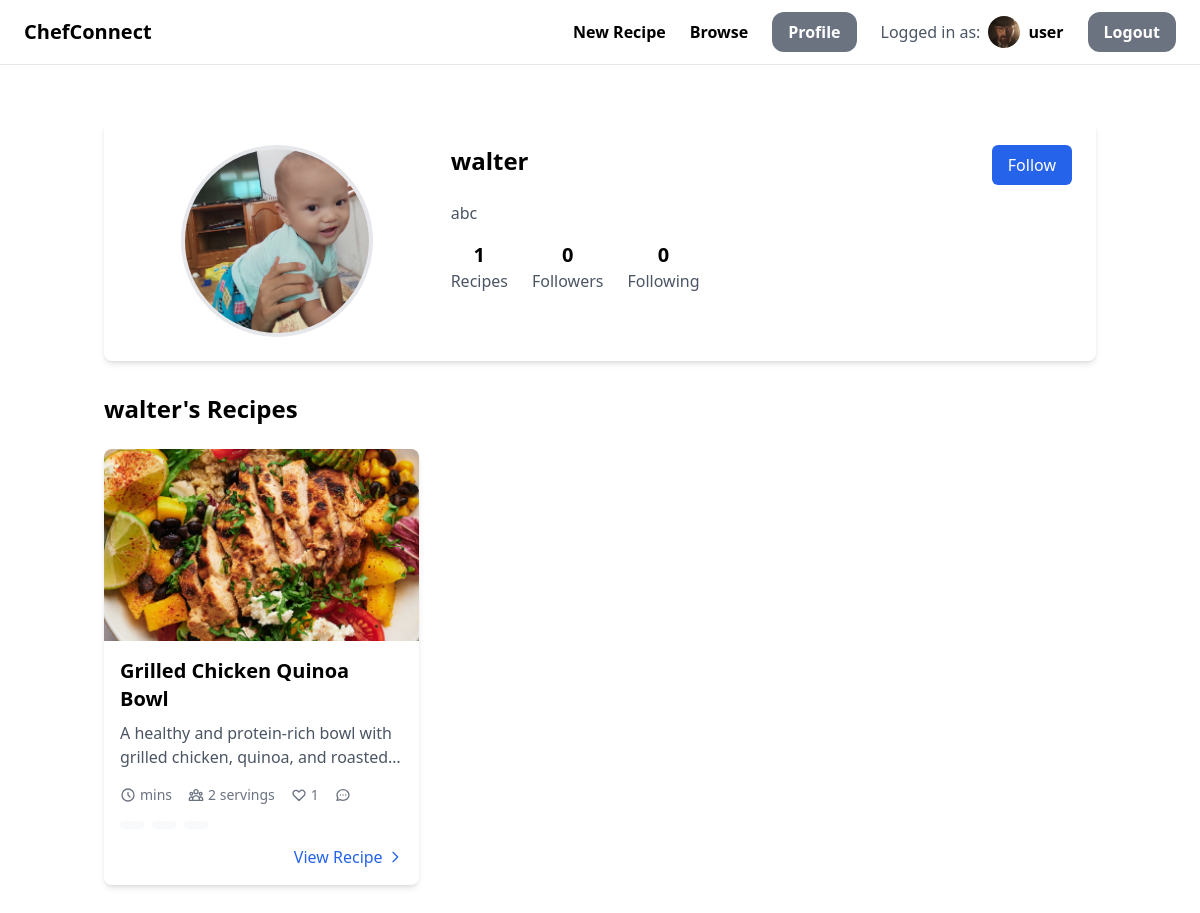
/users/chef-profile/6/ (signed in), run on the app's committed database.
### users/models.py (models this page shows, shortened)
class CustomUser(AbstractUser):
    profile_picture = models.ImageField(upload_to="profile_pictures", blank=True, null=True)  # media/profile_pictures
    description = models.TextField(blank=True, null=True)

### recipe/models.py (models this page shows, shortened)
class Recipe(models.Model):
    title = models.CharField(max_length=255)
    description = models.TextField()
    preparation_time = models.PositiveIntegerField(help_text="Time in minutes")
    servings = models.PositiveIntegerField()
    food_pic = models.ImageField(upload_to="recipe_pictures/")
    tags = models.ManyToManyField(Tag, related_name='recipes')
    isSaved = models.BooleanField(default=False)
    created_at = models.DateTimeField(auto_now_add=True)
    updated_at = models.DateTimeField(auto_now=True)
    created_by = models.ForeignKey(settings.AUTH_USER_MODEL, on_delete=models.CASCADE, null=True, blank=True,
                                   related_name='created_recipes')

class Tag(models.Model):
    name = models.CharField(max_length=255)

### users/views.py (the view)
# urls.py: path('chef-profile/<int:chef_id>/', chef_profile, name="chef-profile"),
@login_required
def chef_profile(request, chef_id: int):
    profile_user = CustomUser.objects.get(id=chef_id)
    is_following = Follow.objects.filter(follower=request.user,
                                         followed_user=profile_user).exists()  # checks if the current user follows profile user
    print(is_following)
    recipes = profile_user.created_recipes.all()
    if request.user.id == chef_id:
        return redirect('users:profile')
    return render(request, 'users/profile.html',
                  {"profile_user": profile_user, "recipes": recipes, "is_following": is_following,
                   "recipe_count": len(recipes), "follower_count": profile_user.followers.count(),
                   "following_count": profile_user.followings.count()})

### users/templates/users/profile.html (shortened to what this page needs)
{% extends 'base.html' %}
{% load static %}
{% block content %}
    <div class="container mx-auto px-4 py-8">
        <div class="bg-white rounded-lg shadow-md p-6 mb-8">
            <div class="grid md:grid-cols-3 gap-6">
                <div class="flex justify-center">
                    {% if profile_user.profile_picture %}
                        <img src="{{ profile_user.profile_picture.url }}"
                             alt="{{ profile_user.username }}"
                             class="w-48 h-48 rounded-full object-cover border-4 border-gray-200">
                    {% endif %}
                </div>
                <div class="md:col-span-2">
                    <div class="flex justify-between items-start mb-4">
                        <div>
                            <h1 class="text-2xl font-bold">{{ profile_user.username }}</h1>
                        </div>
                        <div class="space-x-2">
                            {% if request.user == profile_user %}
                                <a href="{% url 'users:edit_profile' %}"
                                   class="inline-block px-3 py-1 bg-gray-200 text-gray-700 rounded-md hover:bg-gray-300">
                                    Edit Profile
                                </a>
                                <a href="{% url 'users:change_password' %}"
                                   class="inline-block px-3 py-1 bg-gray-200 text-gray-700 rounded-md hover:bg-gray-300">
                                    Change Password
                                </a>
                            {% else %}
                                {% if is_following %}
                                    <button id="follow-button"
                                            onclick="toggleFollow({{ profile_user.id }})"
                                            class="px-4 py-2 bg-gray-200 text-gray-700 rounded-md hover:bg-gray-300">
                                        Unfollow
                                    </button>
                                {% else %}
                                    <button id="follow-button"
                                            onclick="toggleFollow({{ profile_user.id }})"
                                            class="px-4 py-2 bg-blue-600 text-white rounded-md hover:bg-blue-700">
                                        Follow
                                    </button>
                                {% endif %}
                            {% endif %}
                        </div>
                    </div>
                    {% if profile_user.description %}
                        <p class="text-gray-600 mb-4">{{ profile_user.description }}</p>
                    {% endif %}
                    <div class="flex space-x-6">
                        <div class="text-center">
                            <span class="block font-bold text-xl">{{ recipe_count }}</span>
                            <span class="text-gray-600">Recipes</span>
                        </div>
                        <div class="text-center">
                            <span class="block font-bold text-xl" id="follower_count">{{ follower_count }}</span>
                            <span class="text-gray-600">Followers</span>
                        </div>
                        <div class="text-center">
                            <span class="block font-bold text-xl" id="following_count">{{ following_count }}</span>
                            <span class="text-gray-600">Following</span>
                        </div>
                    </div>
                </div>
            </div>
        </div>
        <h2 class="text-2xl font-bold mb-6">{{ profile_user.username }}'s Recipes</h2>
        <div class="grid grid-cols-1 md:grid-cols-2 lg:grid-cols-3 gap-6">
            {% for recipe in recipes %}
                <div class="bg-white rounded-lg shadow-md overflow-hidden hover:shadow-lg transition-shadow duration-300">
                    {% if recipe.food_pic %}
                        <img src="{{ recipe.food_pic.url }}" alt="{{ recipe.title }}" class="w-full h-48 object-cover">
                    {% else %}
                        <div class="w-full h-48 bg-gray-200 flex items-center justify-center">
                            <span class="text-gray-400">No image available</span>
                        </div>
                    {% endif %}
                    <div class="p-4">
                        <h2 class="text-xl font-semibold mb-2">{{ recipe.title }}</h2>
                        <p class="text-gray-600 mb-4 line-clamp-2">{{ recipe.description }}</p>
                        <div class="flex items-center gap-4 text-sm text-gray-500 mb-4">
                            <div class="flex items-center">
                                <svg class="w-4 h-4 mr-1" fill="none" stroke="currentColor" viewBox="0 0 24 24">
                                    <path stroke-linecap="round" stroke-linejoin="round" stroke-width="2"
                                          d="M12 8v4l3 3m6-3a9 9 0 11-18 0 9 9 0 0118 0z"/>
                                </svg>
                                <span>{{ recipe.cooking_time }} mins</span>
                            </div>
                            <div class="flex items-center">
                                <span>{{ recipe.servings }} servings</span>
                            </div>
                            <div class="flex items-center">
                                <svg class="w-4 h-4 mr-1" fill="none" stroke="currentColor" viewBox="0 0 24 24">
                                    <path stroke-linecap="round" stroke-linejoin="round" stroke-width="2"
                                          d="M4.318 6.318a4.5 4.5 0 000 6.364L12 20.364l7.682-7.682a4.5 4.5 0 00-6.364-6.364L12 7.636l-1.318-1.318a4.5 4.5 0 00-6.364 0z"></path>
                                </svg>
                                <span>{{ recipe.likes.count }}</span>
                            </div>
                            <div class="flex items-center">
                            </div>
                        </div>
                        <div class="flex flex-wrap gap-2 mb-4">
                            {% for category in recipe.tags.all|slice:":3" %}
                                <span class="px-3 py-1 bg-gray-50 text-gray-500 rounded-full text-sm">
                                </span>
                            {% endfor %}
                        </div>
                        <div class="flex items-center justify-end">
                            <a href="{% url 'recipe:detail' recipe.id %}"
                               class="inline-flex items-center text-blue-600 hover:text-blue-800">
                                View Recipe
                                <svg class="w-4 h-4 ml-1" fill="none" stroke="currentColor" viewBox="0 0 24 24">
                                    <path stroke-linecap="round" stroke-linejoin="round" stroke-width="2"
                                          d="M9 5l7 7-7 7"/>
                                </svg>
                            </a>
                        </div>
                    </div>
                </div>
            {% empty %}
                <div class="col-span-full text-center py-12">
                    <h3 class="text-xl text-gray-600">No recipes yet</h3>
                    <p class="mt-2 text-gray-500">This user hasn't shared any recipes</p>
                </div>
            {% endfor %}
        </div>
    </div>
{% endblock %}

### chefconnect/templates/base.html (shortened to what this page needs)
{% load static %}
<!doctype html>
<html>
<head>
    <script src="https://cdn.tailwindcss.com"></script>
</head>
<body>
<nav class="py-3 px-6 flex justify-between items-center border-b border-gray-200">
    <a href="/" class="text-xl font-semibold">ChefConnect</a>
    <div class="space-x-6 flex items-center">
        <a href="{% url 'recipe:add_recipe' %}" class="text-base font-semibold hover:text-gray-500">New Recipe</a>
        <a href="" class="text-base font-semibold hover:text-gray-500">Browse</a>
        {% if request.user.is_authenticated %}
            <a href="{% url 'users:profile' %}"
               class="px-4 py-2 text-base font-semibold bg-gray-500 text-white rounded-xl hover:bg-gray-700">Profile</a>
            <div class="flex items-center space-x-2">
                <span class="text-gray-600">Logged in as:</span>
                <div class="flex items-center">
                    {% if request.user.profile_picture %}
                        <img src="{{ request.user.profile_picture.url }}" alt="Profile"
                             class="w-8 h-8 rounded-full object-cover">
                    {% else %}
                        <div class="w-8 h-8 rounded-full bg-gray-300 flex items-center justify-center">
                            <span class="text-gray-600">{{ request.user.username|first|upper }}</span>
                        </div>
                    {% endif %}
                    <span class="ml-2 font-semibold">{{ request.user.username }}</span>
                </div>
            </div>
            <a href="{% url 'users:logout' %}"
               class="px-4 py-2 text-base font-semibold bg-gray-500 text-white rounded-xl hover:bg-gray-700">Logout</a>
        {% else %}
            <a href="{% url 'users:register' %}"
               class="px-4 py-2 text-base font-semibold bg-teal-500 text-white rounded-xl hover:bg-teal-700">Sign up</a>
            <a href="{% url 'users:login' %}"
               class="px-4 py-2 text-base font-semibold bg-gray-500 text-white rounded-xl hover:bg-gray-700">Log in</a>
        {% endif %}
    </div>
</nav>
<div class="px-6 py-6">
    {% block content %}
    {% endblock %}
</div>
</body>
</html>

### data on the page
CustomUser: user.profile_picture (picture), user.username "user"
CustomUser: profile_picture (picture), username "walter", description "abc"
Recipe: food_pic (picture), title "Grilled Chicken Quinoa Bowl", description "A healthy and protein-rich bowl with grilled chicken, quinoa, and…", servings "2", likes.count "1"

### other printed values
{{ recipe_count }} "1"
{{ follower_count }} "0"
{{ following_count }} "0"
